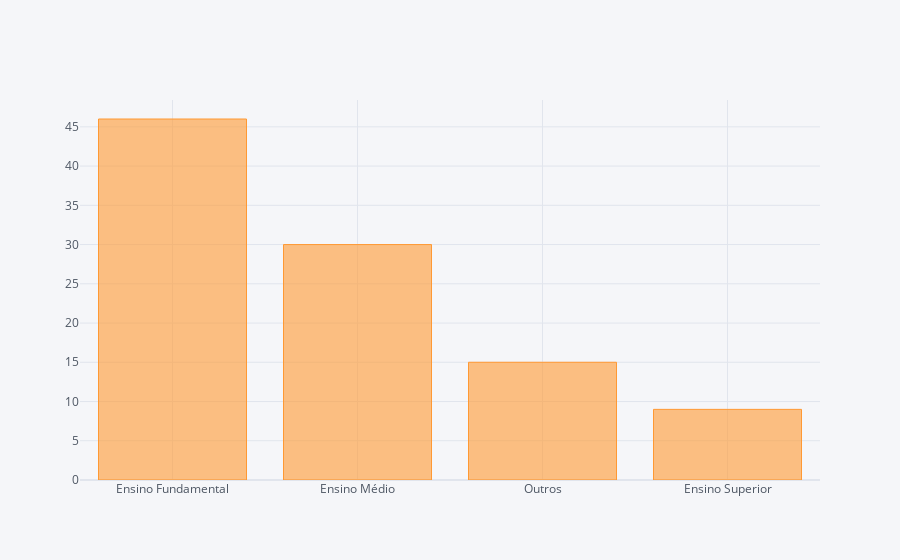

Write notebook code for a chart like this one.
### Markdown cell above
A maior parte das familias possuem graus de escolaridade baixos

### Code cell
var_categ['Escolaridade'].value_counts().iplot(kind='bar')

### Figure 1 — Plotly figure (JSON) as saved in the notebook; plotly's stock layout.template omitted (floating-point values rounded to 4 significant figures)
{"data": [{"marker": {"color": "rgba(255, 153, 51, 0.6)", "line": {"color": "rgba(255, 153, 51, 1.0)", "width": 1}}, "name": "Escolaridade", "orientation": "v", "text": "", "type": "bar", "x": ["Ensino Fundamental", "Ensino Médio", "Outros", "Ensino Superior"], "y": [46, 30, 15, 9]}], "layout": {"legend": {"bgcolor": "#F5F6F9", "font": {"color": "#4D5663"}}, "paper_bgcolor": "#F5F6F9", "plot_bgcolor": "#F5F6F9", "title": {"font": {"color": "#4D5663"}}, "xaxis": {"gridcolor": "#E1E5ED", "showgrid": true, "tickfont": {"color": "#4D5663"}, "title": {"font": {"color": "#4D5663"}, "text": ""}, "zerolinecolor": "#E1E5ED"}, "yaxis": {"gridcolor": "#E1E5ED", "showgrid": true, "tickfont": {"color": "#4D5663"}, "title": {"font": {"color": "#4D5663"}, "text": ""}, "zerolinecolor": "#E1E5ED"}}}
